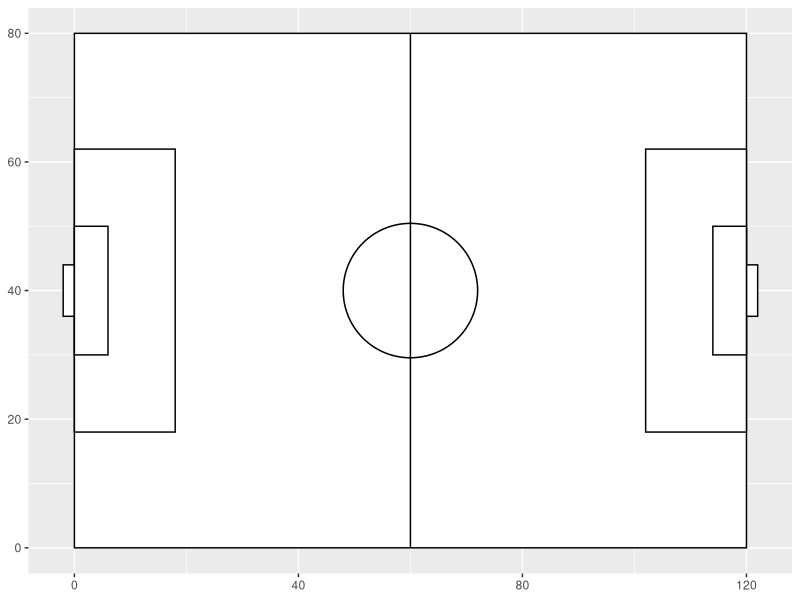

Write the R code that produced this figure.

library(ggplot2)

# Pitch Dimensions for StatsBomb
pitch_statsbomb <- list(
  length = 120,
  width = 80,
  penalty_box_length = 18,
  penalty_box_width = 44,
  six_yard_box_length = 6,
  six_yard_box_width = 20,
  penalty_spot_distance = 12,
  goal_width = 8,
  origin_x = 0,
  origin_y = 0
)

# calculates pitch center
pitch_center <- function(spec) {
  list(x = spec$origin_x + spec$length/2,
       y = spec$origin_y + spec$width/2)
}

# annotates goal post at each half
annotate_goal <- function(colour, fill, spec) {
  midpoint <- pitch_center(spec)
  goal_depth <- 2
  
  list(
    ggplot2::annotate(
      geom = "rect",
      xmin = spec$origin_x + spec$length,
      xmax = spec$origin_x + spec$length + goal_depth,
      ymin = midpoint$y - spec$goal_width/2,
      ymax = midpoint$y + spec$goal_width/2,
      colour = colour,
      fill = fill
    ),
    ggplot2::annotate(
      geom = "rect",
      xmin = spec$origin_x - goal_depth,
      xmax = spec$origin_x,
      ymin = midpoint$y - spec$goal_width/2,
      ymax = midpoint$y + spec$goal_width/2,
      colour = colour,
      fill = fill
    )
  )
}

# creates a pitch 
theme_pitch <- function(color, fill, spec) {
  ggplot2::annotate(
    geom = "rect",
    xmin = spec$origin_x,
    xmax = spec$length,
    ymin = spec$origin_y,
    ymax = spec$width,
    color = color,
    fill = fill,
  )
}

# annotates penalty box
annotate_penalty_box <- function(colour, fill, spec) {
  midpoint <- pitch_center(spec)
  list(
    ggplot2::annotate(
      geom = "rect",
      xmin = spec$origin_x,
      xmax = spec$origin_x + spec$penalty_box_length,
      ymin = midpoint$y - spec$penalty_box_width/2,
      ymax = midpoint$y + spec$penalty_box_width/2,
      colour = colour,
      fill = fill
    ),
    ggplot2::annotate(
      geom = "rect",
      xmin = spec$origin_x + spec$length - + spec$penalty_box_length,
      xmax = spec$origin_x + spec$length,
      ymin = midpoint$y - spec$penalty_box_width/2,
      ymax = midpoint$y + spec$penalty_box_width/2,
      colour = colour,
      fill = fill
    )
  )
}

# annotates penalty box
annotate_six_yard_box <- function(colour, fill, spec) {
  midpoint <- pitch_center(spec)
  list(
    ggplot2::annotate(
      geom = "rect",
      xmin = spec$origin_x,
      xmax = spec$origin_x + spec$six_yard_box_length,
      ymin = midpoint$y - spec$six_yard_box_width/2,
      ymax = midpoint$y + spec$six_yard_box_width/2,
      colour = colour,
      fill = fill
    ),
    ggplot2::annotate(
      geom = "rect",
      xmin = spec$origin_x + spec$length - + spec$six_yard_box_length,
      xmax = spec$origin_x + spec$length,
      ymin = midpoint$y - spec$six_yard_box_width/2,
      ymax = midpoint$y + spec$six_yard_box_width/2,
      colour = colour,
      fill = fill
    )
  )
}


annotate_center_line <- function(color, spec){
  midpoint <- pitch_center(spec)
  ggplot2::annotate(
    geom = "rect",
    xmin = midpoint$x,
    xmax = midpoint$x,
    ymin = spec$origin_y,
    ymax = spec$width,
    color = color,
  )
}

annotate_center_circle <- function(color, fill, spec) {
  midpoint <- pitch_center(spec)
  ggplot2::annotation_custom(
    grob = grid::circleGrob(gp = grid::gpar(col  = color, fill = fill, lwd  = 1.5)),
    xmin = midpoint$x - spec$penalty_spot_distance,
    xmax = midpoint$x + spec$penalty_spot_distance,
    ymin = midpoint$y - spec$penalty_spot_distance,
    ymax = midpoint$y + spec$penalty_spot_distance
  )
}



goal <- annotate_goal("black", "white", pitch_statsbomb)
penalty <- annotate_penalty_box("black", "white", pitch_statsbomb)
six_yard <- annotate_six_yard_box("black", "white", pitch_statsbomb)
center_line <- annotate_center_line("black", pitch_statsbomb)
center_circle <- annotate_center_circle("black", "white", pitch_statsbomb)

ggplot() + theme_pitch("black", "white", pitch_statsbomb) + 
  penalty + 
  goal +
  six_yard +
  center_circle +
  center_line

# Full Pitch funciton 
plot_full_pitch <- function(color){
  ggplot() + theme_pitch(color, "white", pitch_statsbomb) + 
    annotate_penalty_box(color, "white", pitch_statsbomb) + 
    annotate_goal(color, "white", pitch_statsbomb) +
    annotate_six_yard_box(color, "white", pitch_statsbomb) +
    annotate_center_circle(color, "white", pitch_statsbomb) +
    center_line
}

# Anotate the lines 
annotate_shots <- function(location_x, location_y, shot_end_x, shot_end_y ){
  ggplot2::annotate(
    geom = "segment",
    x = location_x,
    xend = shot_end_x,
    y = location_y,
    yend = shot_end_y,
    color = 'red',
  )
}
